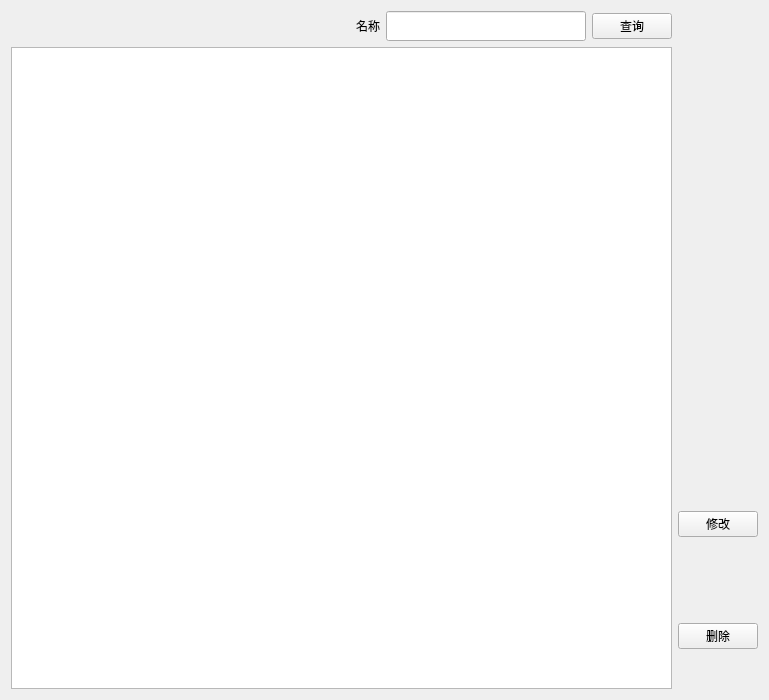
<?xml version="1.0" encoding="UTF-8"?>
<ui version="4.0">
 <class>Form</class>
 <widget class="QWidget" name="Form">
  <property name="geometry">
   <rect>
    <x>0</x>
    <y>0</y>
    <width>769</width>
    <height>700</height>
   </rect>
  </property>
  <property name="minimumSize">
   <size>
    <width>584</width>
    <height>700</height>
   </size>
  </property>
  <property name="windowTitle">
   <string>编辑商品信息</string>
  </property>
  <layout class="QHBoxLayout" name="horizontalLayout_3">
   <item>
    <layout class="QHBoxLayout" name="horizontalLayout_2">
     <item>
      <layout class="QVBoxLayout" name="verticalLayout_2">
       <item>
        <layout class="QHBoxLayout" name="horizontalLayout">
         <item>
          <spacer name="horizontalSpacer">
           <property name="orientation">
            <enum>Qt::Horizontal</enum>
           </property>
           <property name="sizeHint" stdset="0">
            <size>
             <width>40</width>
             <height>20</height>
            </size>
           </property>
          </spacer>
         </item>
         <item>
          <widget class="QLabel" name="label">
           <property name="text">
            <string>名称</string>
           </property>
          </widget>
         </item>
         <item>
          <widget class="QLineEdit" name="lineEdit">
           <property name="minimumSize">
            <size>
             <width>200</width>
             <height>30</height>
            </size>
           </property>
           <property name="maximumSize">
            <size>
             <width>200</width>
             <height>30</height>
            </size>
           </property>
          </widget>
         </item>
         <item>
          <widget class="QPushButton" name="pushButton_3">
           <property name="text">
            <string>查询</string>
           </property>
          </widget>
         </item>
        </layout>
       </item>
       <item>
        <widget class="QTableWidget" name="tableWidget"/>
       </item>
      </layout>
     </item>
     <item>
      <layout class="QVBoxLayout" name="verticalLayout">
       <item>
        <spacer name="verticalSpacer_2">
         <property name="orientation">
          <enum>Qt::Vertical</enum>
         </property>
         <property name="sizeHint" stdset="0">
          <size>
           <width>20</width>
           <height>40</height>
          </size>
         </property>
        </spacer>
       </item>
       <item>
        <widget class="QPushButton" name="pushButton">
         <property name="text">
          <string>修改</string>
         </property>
        </widget>
       </item>
       <item>
        <spacer name="verticalSpacer">
         <property name="orientation">
          <enum>Qt::Vertical</enum>
         </property>
         <property name="sizeType">
          <enum>QSizePolicy::Fixed</enum>
         </property>
         <property name="sizeHint" stdset="0">
          <size>
           <width>20</width>
           <height>80</height>
          </size>
         </property>
        </spacer>
       </item>
       <item>
        <widget class="QPushButton" name="pushButton_2">
         <property name="text">
          <string>删除</string>
         </property>
        </widget>
       </item>
       <item>
        <spacer name="verticalSpacer_3">
         <property name="orientation">
          <enum>Qt::Vertical</enum>
         </property>
         <property name="sizeType">
          <enum>QSizePolicy::Preferred</enum>
         </property>
         <property name="sizeHint" stdset="0">
          <size>
           <width>20</width>
           <height>40</height>
          </size>
         </property>
        </spacer>
       </item>
      </layout>
     </item>
    </layout>
   </item>
  </layout>
 </widget>
 <resources/>
 <connections/>
</ui>
